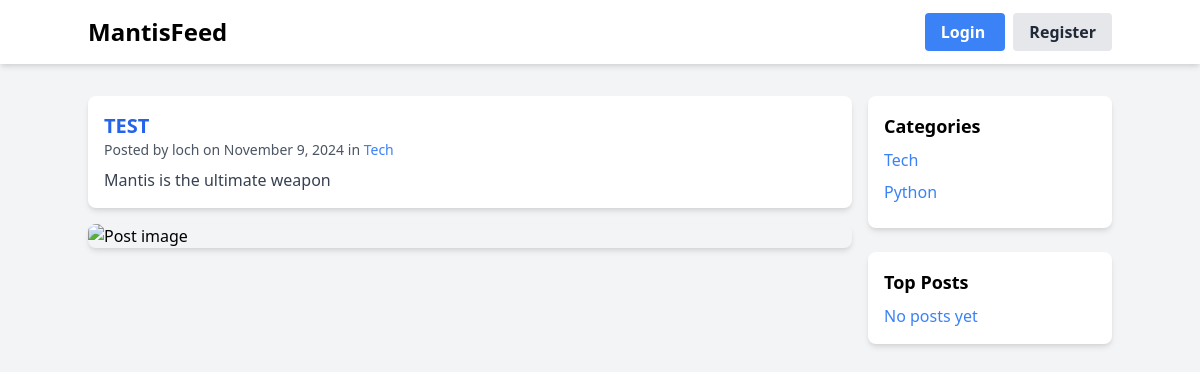
/, run on an earlier commit of the app's database.
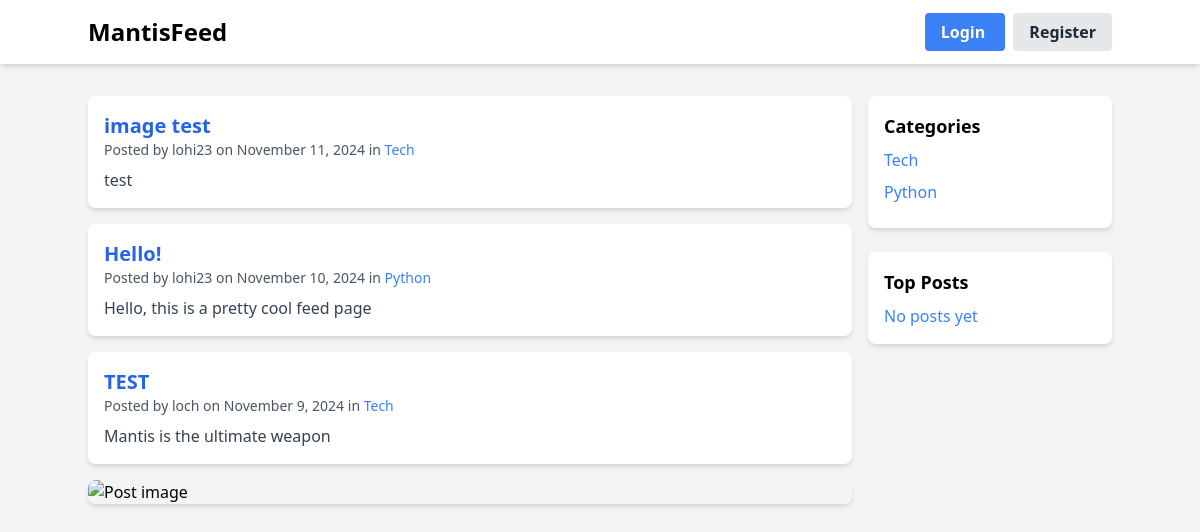
And on a later commit of the database.
### posts/models.py (models this page shows, shortened)
class Post(models.Model):
    title = models.CharField(max_length=200)
    content = models.TextField()
    image = models.ImageField(upload_to='post_images/', null=True, blank=True)
    created_at = models.DateTimeField(auto_now_add=True)
    author = models.ForeignKey(User, on_delete=models.CASCADE)
    category = models.ForeignKey(Category, on_delete=models.CASCADE)
    upvotes = models.ManyToManyField(User, related_name='post_upvotes', blank=True)
    downvotes = models.ManyToManyField(User, related_name='post_downvotes', blank=True)

class Category(models.Model):
    name = models.CharField(max_length=100)
    description = models.TextField(blank=True)
    created_at = models.DateTimeField(auto_now_add=True)
    class Meta:
        verbose_name_plural = "Categories"

### posts/views.py (the view)
# urls.py: path('', views.post_list, name='post_list'),
def post_list(request):
    posts = Post.objects.all().order_by('-created_at')
    categories = Category.objects.all()
    top_posts = Post.objects.annotate(
        total_score=Count('upvotes') - Count('downvotes')
    ).order_by('-total_score')[:5]
    return render(request, 'posts/post_list.html', {
        'posts': posts,
        'categories': categories,
        'top_posts': top_posts
    })

### posts/templates/posts/post_list.html (shortened to what this page needs)
{% extends 'posts/base.html' %}
{% block content %}
<div class="grid grid-cols-4 gap-4">
    <div class="col-span-3">
        {% for post in posts %}
            <div class="bg-white rounded-lg shadow-md p-4 mb-4">
                <h2 class="text-xl font-bold">
                    <a href="{% url 'posts:post_detail' post.id %}" class="text-blue-600 hover:text-blue-800">
                        {{ post.title }}
                    </a>
                </h2>
                <div class="text-gray-600 text-sm mb-2">
                    Posted by {{ post.author.username }} on {{ post.created_at|date:"F j, Y" }}
                    in <a href="#" class="text-blue-500">{{ post.category.name }}</a>
                </div>
                <p class="text-gray-700">{{ post.content|truncatewords:50 }}</p>
            </div>
        {% empty %}
            <div class="bg-white rounded-lg shadow-md p-4">
                <p>No posts yet.</p>
            </div>
        {% endfor %}
    <div class="mt-4">
        <img src="{{ post.image.url }}" alt="Post image" class="max-w-full rounded-lg shadow-md">
    </div>
    </div>
    <div class="col-span-1">
        <div class="bg-white rounded-lg shadow-md p-4">
            <h3 class="text-lg font-bold mb-2">Categories</h3>
            <ul>
                {% for category in categories %}
                    <li class="mb-2">
                        <a href="#" class="text-blue-500 hover:text-blue-700">
                            {{ category.name }}
                        </a>
                    </li>
                {% endfor %}
            </ul>
        </div>
<br>
        <div class="bg-white rounded-lg shadow-md p-4">
            <h3 class="text-lg font-bold mb-2">Top Posts</h3>
            <ul>
                {% if post.id %}
                    {% for posts in top_posts %}
                        <li class="mb-3 pb-2-border-b border-gray-200 last:border-0">
                            <a href="{% url 'posts:post_detail' post.id %}" class="text-blue-500 hover:text-blue-700 font-medium">
                                {{ post.title }}
                            </a>
                            <div class="text-sm text-grey-600">
                            Upvotes {{ post.upvotes.count }}
                            <br>
                            Score: {{ post.total_score }}
                            </div>
                        </li>
                    {% endfor %}
                {% else %}
                    <li class="text-blue-500"> No posts yet</li>
                {% endif%}
            </ul>
        </div>
    </div>
</div>
{% endblock %}

What changed in the data, as far as the page shows it:
added Post: title "image test", author.username "lohi23", created_at "November 11, 2024", category.name "Tech", content "test"
added Post: title "Hello!", author.username "lohi23", created_at "November 10, 2024", category.name "Python", content "Hello, this is a pretty cool feed page"
